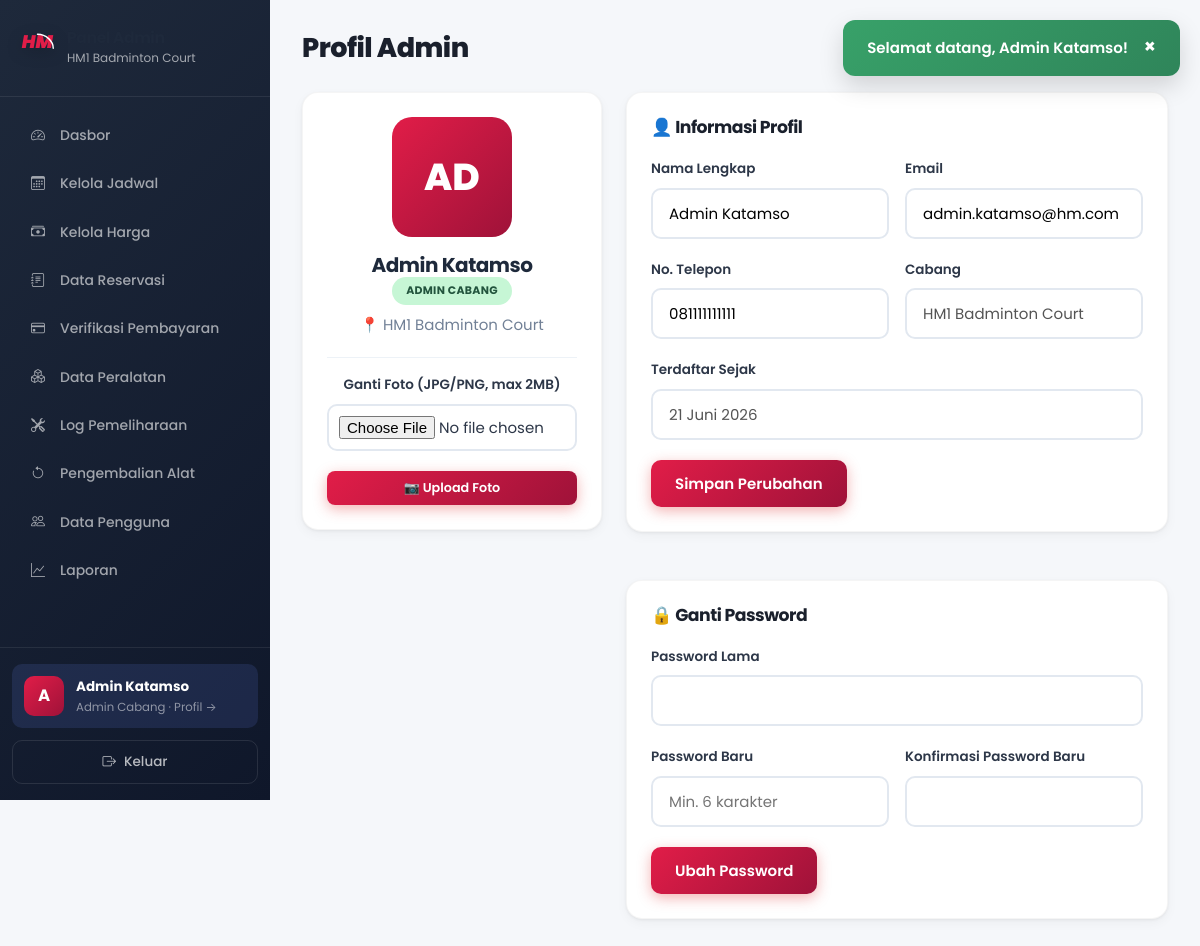
/admin/profil.php (signed in), run on the app's committed database.
### tables this page shows
CREATE TABLE IF NOT EXISTS cabang (
    id INT AUTO_INCREMENT PRIMARY KEY,
    nama VARCHAR(100) NOT NULL COMMENT 'Nama cabang',
    alamat VARCHAR(255) NOT NULL COMMENT 'Alamat lengkap cabang',
    jumlah_lapangan INT NOT NULL DEFAULT 0 COMMENT 'Jumlah lapangan di cabang',
    no_telepon VARCHAR(20) DEFAULT NULL COMMENT 'Nomor telepon cabang',
    created_at TIMESTAMP DEFAULT CURRENT_TIMESTAMP,
    
    INDEX idx_nama (nama)
);

CREATE TABLE IF NOT EXISTS users (
    id INT AUTO_INCREMENT PRIMARY KEY,
    nama VARCHAR(100) NOT NULL COMMENT 'Nama lengkap',
    email VARCHAR(100) UNIQUE NOT NULL COMMENT 'Email untuk login',
    password VARCHAR(255) NOT NULL COMMENT 'Password terenkripsi bcrypt',
    no_telepon VARCHAR(20) NOT NULL COMMENT 'Nomor WhatsApp/telepon',
    role ENUM('user', 'admin', 'owner') DEFAULT 'user' COMMENT 'user=pelanggan, admin=admin cabang, owner=pemilik',
    cabang_id INT DEFAULT NULL COMMENT 'Cabang yang dikelola (khusus admin)',
    is_active TINYINT(1) DEFAULT 1 COMMENT '1=aktif, 0=nonaktif',
    foto VARCHAR(255) DEFAULT NULL COMMENT 'Path foto profil',
    created_at TIMESTAMP DEFAULT CURRENT_TIMESTAMP COMMENT 'Tanggal registrasi',
    
    INDEX idx_email (email),
    INDEX idx_role (role)
);

### config/functions.php (called while the page is built, shortened)
<?php
function getUserById($id) {
    $db = getDB();
    $stmt = $db->prepare("SELECT * FROM users WHERE id = ?");
    $stmt->execute([$id]);
    return $stmt->fetch();
}
function getCabangById($id) {
    $db = getDB();
    $stmt = $db->prepare("SELECT * FROM cabang WHERE id = ?");
    $stmt->execute([$id]);
    return $stmt->fetch();
}
function formatTanggal($tanggal) {
    $bulan = ['','Januari','Februari','Maret','April','Mei','Juni','Juli','Agustus','September','Oktober','November','Desember'];
    $t = explode('-', substr($tanggal, 0, 10));
    return (int)$t[2] . ' ' . $bulan[(int)$t[1]] . ' ' . $t[0];
}
?>

### admin/profil.php (the view, shortened to what this page needs)
<?php
$cabang = getCabangById($_SESSION['cabang_id']);
$user = getUserById($_SESSION['user_id']);
$active_page = 'profil';
require_once __DIR__ . '/../includes/header.php';
?>
<div class="dashboard-layout">
    <?php require_once __DIR__ . '/../includes/sidebar_admin.php'; ?>
    <main class="main-content">
        <header class="page-header">
            <h1>Profil Admin</h1>
        </header>
        <div class="profile-layout">
            <div class="content-section profile-card-section">
                <div class="profile-photo-area">
                    <?php if ($user['foto']): ?>
                        <img src="<?php echo BASE_URL . $user['foto']; ?>" alt="Foto" class="profile-photo">
                    <?php else: ?>
                        <div class="profile-photo-placeholder">
                            <?php echo strtoupper(substr($user['nama'], 0, 2)); ?>
                        </div>
                    <?php endif; ?>
                    <h3><?php echo $user['nama']; ?></h3>
                    <span class="badge badge-confirmed">Admin Cabang</span>
                    <p style="color:#718096; margin-top:8px;">📍 <?php echo $cabang['nama']; ?></p>
                </div>
                <form method="POST" enctype="multipart/form-data" class="upload-foto-form">
                    <div class="form-group">
                        <label>Ganti Foto (JPG/PNG, max 2MB)</label>
                        <input type="file" name="foto" accept="image/jpeg,image/png,image/jpg">
                    </div>
                    <button type="submit" name="upload_foto" class="btn btn-sm btn-primary btn-full">📷 Upload Foto</button>
                </form>
            </div>
            <div class="profile-forms">
                <div class="content-section">
                    <h2>👤 Informasi Profil</h2>
                    <form method="POST">
                        <div class="form-row">
                            <div class="form-group">
                                <label>Nama Lengkap</label>
                                <input type="text" name="nama" required value="<?php echo htmlspecialchars($user['nama']); ?>">
                            </div>
                            <div class="form-group">
                                <label>Email</label>
                                <input type="email" name="email" required value="<?php echo htmlspecialchars($user['email']); ?>">
                            </div>
                        </div>
                        <div class="form-row">
                            <div class="form-group">
                                <label>No. Telepon</label>
                                <input type="tel" name="no_telepon" required value="<?php echo htmlspecialchars($user['no_telepon']); ?>">
                            </div>
                            <div class="form-group">
                                <label>Cabang</label>
                                <input type="text" disabled value="<?php echo $cabang['nama']; ?>">
                            </div>
                        </div>
                        <div class="form-group">
                            <label>Terdaftar Sejak</label>
                            <input type="text" disabled value="<?php echo formatTanggal(substr($user['created_at'], 0, 10)); ?>">
                        </div>
                        <button type="submit" name="update_profil" class="btn btn-primary">Simpan Perubahan</button>
                    </form>
                </div>
                <div class="content-section">
                    <h2>🔒 Ganti Password</h2>
                    <form method="POST">
                        <div class="form-group">
                            <label>Password Lama</label>
                            <input type="password" name="current_password" required>
                        </div>
                        <div class="form-row">
                            <div class="form-group">
                                <label>Password Baru</label>
                                <input type="password" name="new_password" required placeholder="Min. 6 karakter">
                            </div>
                            <div class="form-group">
                                <label>Konfirmasi Password Baru</label>
                                <input type="password" name="confirm_password" required>
                            </div>
                        </div>
                        <button type="submit" name="ganti_password" class="btn btn-primary">Ubah Password</button>
                    </form>
                </div>
            </div>
        </div>
    </main>
</div>
<?php require_once __DIR__ . '/../includes/footer.php'; ?>

### includes/sidebar_admin.php (shortened to what this page needs)
<?php
$admin_cabang = getCabangById($_SESSION['cabang_id'] ?? 0);
$admin_cabang_nama = $admin_cabang['nama'] ?? 'Admin Panel';
?>
<aside class="sidebar" id="app-sidebar">
    <div class="sidebar-brand">
        <span class="brand-icon">
            <svg width="35" height="30" viewBox="0 0 100 80" fill="none" xmlns="http://www.w3.org/2000/svg">
                <text x="5" y="55" fill="var(--primary)" font-family="'Poppins', sans-serif" font-weight="900" font-size="52" font-style="italic">HM</text>
            </svg>
        </span>
        <div>
            <h3>Panel Admin</h3>
            <small><?php echo htmlspecialchars($admin_cabang_nama); ?></small>
        </div>
    </div>
    <nav class="sidebar-nav">
        <a href="<?php echo BASE_URL; ?>admin/dashboard.php" class="nav-item <?php echo ($active_page ?? '') === 'dashboard' ? 'active' : ''; ?>">
            <span class="nav-icon"><i class="bi bi-speedometer2"></i></span><span>Dasbor</span>
        </a>
        <a href="<?php echo BASE_URL; ?>admin/jadwal.php" class="nav-item <?php echo ($active_page ?? '') === 'jadwal' ? 'active' : ''; ?>">
            <span class="nav-icon"><i class="bi bi-calendar3"></i></span><span>Kelola Jadwal</span>
        </a>
        <a href="<?php echo BASE_URL; ?>admin/harga.php" class="nav-item <?php echo ($active_page ?? '') === 'harga' ? 'active' : ''; ?>">
            <span class="nav-icon"><i class="bi bi-cash-stack"></i></span><span>Kelola Harga</span>
        </a>
        <a href="<?php echo BASE_URL; ?>admin/reservasi.php" class="nav-item <?php echo ($active_page ?? '') === 'reservasi' ? 'active' : ''; ?>">
            <span class="nav-icon"><i class="bi bi-journal-text"></i></span><span>Data Reservasi</span>
        </a>
        <a href="<?php echo BASE_URL; ?>admin/pembayaran.php" class="nav-item <?php echo ($active_page ?? '') === 'pembayaran' ? 'active' : ''; ?>">
            <span class="nav-icon"><i class="bi bi-credit-card"></i></span>
            <span>Verifikasi Pembayaran</span>
        </a>
        <a href="<?php echo BASE_URL; ?>admin/inventory.php" class="nav-item <?php echo ($active_page ?? '') === 'inventory' ? 'active' : ''; ?>">
            <span class="nav-icon"><i class="bi bi-boxes"></i></span><span>Data Peralatan</span>
        </a>
        <a href="<?php echo BASE_URL; ?>admin/maintenance.php" class="nav-item <?php echo ($active_page ?? '') === 'maintenance' ? 'active' : ''; ?>">
            <span class="nav-icon"><i class="bi bi-tools"></i></span><span>Log Pemeliharaan</span>
        </a>
        <a href="<?php echo BASE_URL; ?>admin/pengembalian.php" class="nav-item <?php echo ($active_page ?? '') === 'pengembalian' ? 'active' : ''; ?>">
            <span class="nav-icon"><i class="bi bi-arrow-counterclockwise"></i></span><span>Pengembalian Alat</span>
        </a>
        <a href="<?php echo BASE_URL; ?>admin/pengguna.php" class="nav-item <?php echo ($active_page ?? '') === 'pengguna' ? 'active' : ''; ?>">
            <span class="nav-icon"><i class="bi bi-people"></i></span><span>Data Pengguna</span>
        </a>
        <a href="<?php echo BASE_URL; ?>admin/laporan.php" class="nav-item <?php echo ($active_page ?? '') === 'laporan' ? 'active' : ''; ?>">
            <span class="nav-icon"><i class="bi bi-graph-up"></i></span><span>Laporan</span>
        </a>
    </nav>
    <div class="sidebar-footer">
        <a href="<?php echo BASE_URL; ?>admin/profil.php" class="user-profile <?php echo ($active_page ?? '') === 'profil' ? 'profile-active' : ''; ?>" style="text-decoration:none;color:inherit;">
            <div class="user-avatar"><?php echo htmlspecialchars(strtoupper(substr($_SESSION['nama'], 0, 1))); ?></div>
            <div class="user-info">
                <strong><?php echo htmlspecialchars($_SESSION['nama']); ?></strong>
                <small>Admin Cabang · Profil &rarr;</small>
            </div>
        </a>
        <a href="<?php echo BASE_URL; ?>auth/logout.php" class="btn btn-logout">
            <span><i class="bi bi-box-arrow-right"></i></span> Keluar
        </a>
    </div>
</aside>

### assets/css/design-system.css (style rules this page uses)
:root { --primary: #E11D48; --primary-dark: #BE123C; --primary-light: #FFE4E6; --primary-50: #FFF1F2; --primary-100: #FFE4E6; --primary-200: #FECDD3; --primary-500: #F43F5E; --primary-600: #E11D48; --primary-700: #BE123C; --primary-800: #9F1239; --primary-900: #881337; --secondary: #0F172A; --secondary-dark: #020617; --secondary-light: #1E293B; --secondary-50: #F8FAFC; --secondary-100: #F1F5F9; --secondary-200: #E2E8F0; --secondary-300: #CBD5E1; --secondary-400: #94A3B8; --secondary-500: #64748B; --secondary-600: #475569; --secondary-700: #334155; --secondary-800: #1E293B; --secondary-900: #0F172A; --accent: #FFB300; --accent-dark: #D97706; --accent-light: #FEF3C7; --success: #16A34A; --success-light: #DCFCE7; --success-dark: #15803D; --warning: #F59E0B; --warning-light: #FEF3C7; --warning-dark: #D97706; --danger: #DC2626; --danger-light: #FEE2E2; --danger-dark: #B91C1C; --info: #2563EB; --info-light: #DBEAFE; --info-dark: #1D4ED8; --bg-body: #F8FAFC; --bg-surface: #FFFFFF; --bg-surface-hover: #F1F5F9; --bg-muted: #F1F5F9; --bg-overlay: rgba(15, 23, 42, 0.6); --text-primary: #1E293B; --text-secondary: #64748B; --text-muted: #94A3B8; --text-inverse: #FFFFFF; --text-link: #DC2626; --border: #E2E8F0; --border-light: #F1F5F9; --border-dark: #CBD5E1; --border-focus: #DC2626; --shadow-xs: 0 1px 2px rgba(0, 0, 0, 0.05); --shadow-sm: 0 1px 3px rgba(0, 0, 0, 0.06), 0 1px 2px rgba(0, 0, 0, 0.04); --shadow-md: 0 4px 6px -1px rgba(0, 0, 0, 0.07), 0 2px 4px -2px rgba(0, 0, 0, 0.05); --shadow-lg: 0 10px 15px -3px rgba(0, 0, 0, 0.08), 0 4px 6px -4px rgba(0, 0, 0, 0.04); --shadow-xl: 0 20px 25px -5px rgba(0, 0, 0, 0.1), 0 8px 10px -6px rgba(0, 0, 0, 0.04); --shadow-2xl: 0 25px 50px -12px rgba(0, 0, 0, 0.2); --shadow-primary: 0 4px 14px rgba(220, 38, 38, 0.35); --shadow-card: 0 1px 3px rgba(0, 0, 0, 0.06), 0 4px 12px rgba(0, 0, 0, 0.04); --radius-sm: 6px; --radius-md: 10px; --radius-lg: 14px; --radius-xl: 20px; --radius-2xl: 24px; --radius-full: 9999px; --space-1: 4px; --space-2: 8px; --space-3: 12px; --space-4: 16px; --space-5: 20px; --space-6: 24px; --space-8: 32px; --space-10: 40px; --space-12: 48px; --space-16: 64px; --space-20: 80px; --font-sans: 'Poppins', 'Inter', 'Nunito Sans', 'Segoe UI', system-ui, -apple-system, sans-serif; --font-mono: 'JetBrains Mono', 'Fira Code', 'Courier New', monospace; --fw-light: 300; --fw-regular: 400; --fw-medium: 500; --fw-semibold: 600; --fw-bold: 700; --fw-extrabold: 800; --fw-black: 900; --fs-caption: 0.75rem; --fs-small: 0.8125rem; --fs-body: 0.9375rem; --fs-body-lg: 1rem; --fs-nav: 0.9rem; --fs-button: 0.9375rem; --fs-h4: 1.125rem; --fs-h3: 1.25rem; --fs-h2: 1.5rem; --fs-h1: 2rem; --fs-display: 2.5rem; --fs-display-lg: 3.5rem; --lh-tight: 1.2; --lh-snug: 1.375; --lh-normal: 1.6; --lh-relaxed: 1.75; --ls-tight: -0.5px; --ls-normal: 0; --ls-wide: 0.5px; --ls-wider: 1px; --transition-fast: 0.15s ease; --transition-base: 0.2s ease; --transition-smooth: 0.3s cubic-bezier(0.4, 0, 0.2, 1); --transition-bounce: 0.4s cubic-bezier(0.16, 1, 0.3, 1); --z-dropdown: 50; --z-sticky: 100; --z-fixed: 200; --z-overlay: 300; --z-modal: 400; --z-popover: 500; --z-toast: 600; --gradient-primary: linear-gradient(135deg, #E11D48 0%, #9F1239 100%); --gradient-secondary: linear-gradient(135deg, #1E293B 0%, #0F172A 100%); --gradient-accent: linear-gradient(135deg, #FFB300 0%, #D97706 100%); --gradient-hero: linear-gradient(135deg, #E11D48 0%, #881337 100%); --gradient-sidebar: linear-gradient(180deg, #1E293B 0%, #0F172A 100%); --gradient-success: linear-gradient(135deg, #10B981, #047857); --gradient-danger: linear-gradient(135deg, #EF4444, #C084FC); }
*, *::before, *::after { box-sizing: border-box; }
html { scroll-behavior: smooth; -webkit-text-size-adjust: 100%; }
body { font-family: var(--font-sans); font-size: var(--fs-body); font-weight: var(--fw-regular); line-height: var(--lh-normal); color: var(--text-primary); background-color: var(--bg-body); -webkit-font-smoothing: antialiased; -moz-osx-font-smoothing: grayscale; }
h1, h2, h3, h4, h5, h6 { font-family: var(--font-sans); font-weight: var(--fw-bold); line-height: var(--lh-tight); letter-spacing: var(--ls-tight); color: var(--text-primary); }
h1, .h1 { font-size: var(--fs-h1); font-weight: var(--fw-extrabold); }
h2, .h2 { font-size: var(--fs-h2); font-weight: var(--fw-bold); }
h3, .h3 { font-size: var(--fs-h3); font-weight: var(--fw-bold); }

### data on the page
cabang: nama "HM1 Badminton Court"
users: nama "AD", nama "Admin Katamso", email "admin.katamso@hm.com", no_telepon "081111111111", created_at "21 Juni 2026"

### other printed values
$flash['message'] "Selamat datang, Admin Katamso!"
substr($_SESSION['nama'], 0, 1) "A"
$_SESSION['nama'] "Admin Katamso"
